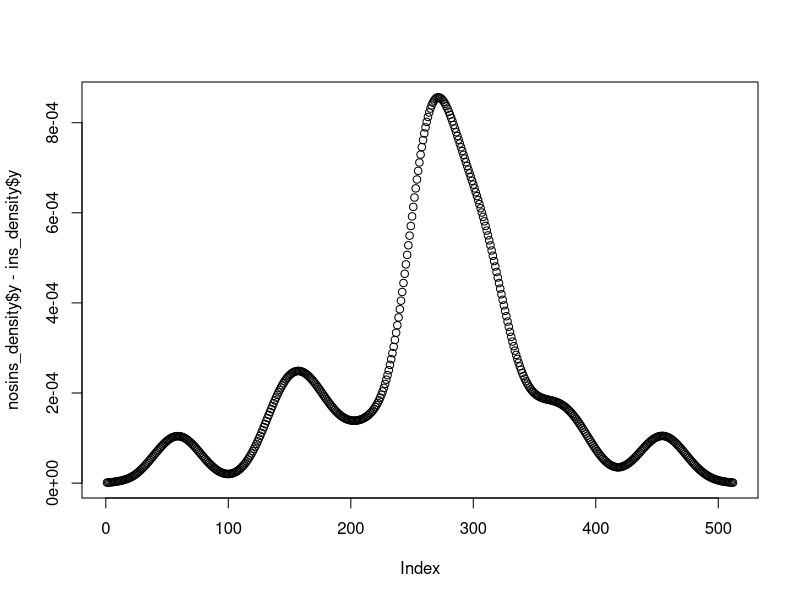

Generate this figure with R:
#!/usr/bin/env Rscript
library(ggplot2)
# elapsed_time,func_calls
data_ins_hypercall = read.table("./function-graph/data/function-graph.dat", header=TRUE, sep = ',', skip=1)
data_ins = read.table("./function-graph/data/function-graph.dat", header=TRUE, sep = ',', skip=1)
data_noins = read.table("./function-graph/data/no-function-graph.dat", header=TRUE, sep = ',', skip=1)

# data$elapsed_time_us <- data$elapsed_time / 1000000
# data$ratio <- data$elapsed_time / data$func_calls

ins_density <- density(data_ins$elapsed_time) 
nosins_density <- density(data_noins$elapsed_time)

plot(nosins_density$y - ins_density$y)

# mydata <- data.frame(overhead = nosins_density$y - ins_density$y)
# plot <- ggplot(mydata, aes(overhead)) +
#   geom_density(alpha = 0.1) +
#   labs(title = "Hypercall function graph Density") +
#   labs(x="Elapsed time (us)") +
#   labs(fill="Number of entry & exit", colour="#Entry/Exit") +
#   theme_bw()
# plot(plot)

max_overhead <- 1 - max(data_noins$elapsed_time)/ max(data_ins$elapsed_time)
min_overhead <- 1 - min(data_noins$elapsed_time)/ min(data_ins$elapsed_time)
std_overhead <- 1 - sd(data_noins$elapsed_time)/ sd(data_ins$elapsed_time)
mean_overhead <- 1 - mean(data_noins$elapsed_time)/ mean(data_ins$elapsed_time)